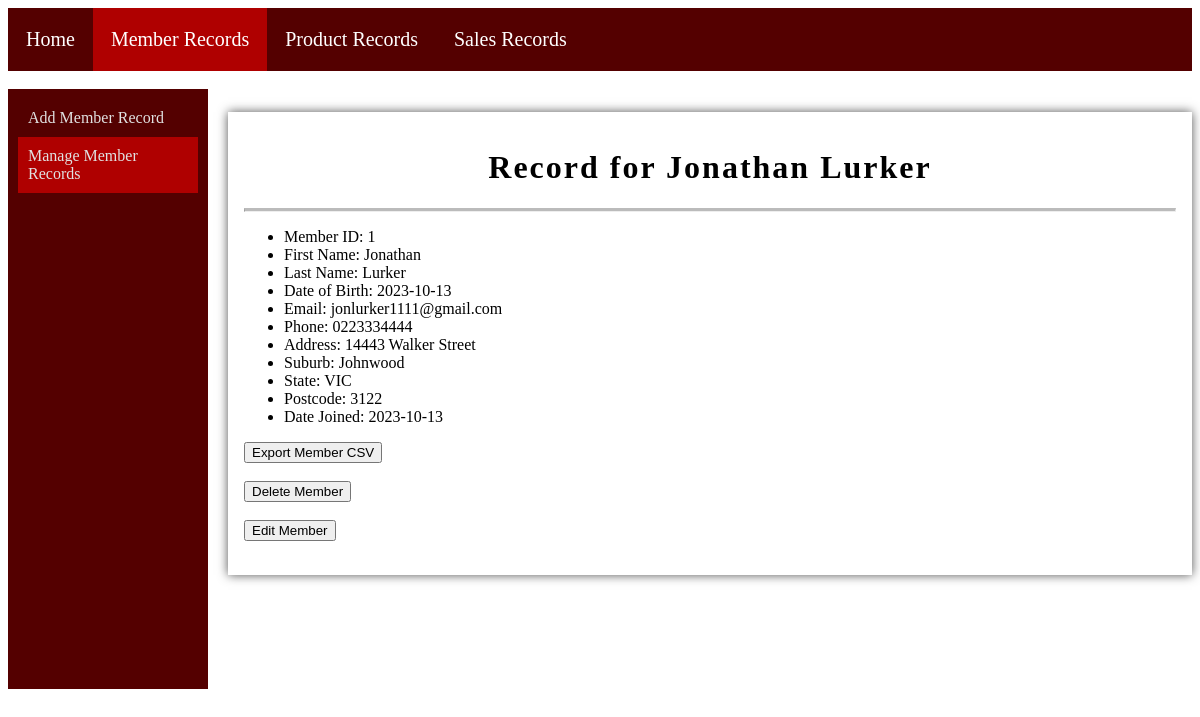
The app's page /displayMemberInfo.php?fname=Jonathan&lname=Lurker with its own data.
### tables this page shows
CREATE TABLE `member` (
  `MemberID` int(11) NOT NULL,
  `MemberFirstName` varchar(50) NOT NULL,
  `MemberLastName` varchar(50) NOT NULL,
  `MemberDateOfBirth` date DEFAULT NULL,
  `MemberEmail` varchar(40) NOT NULL,
  `MemberPhone` varchar(10) NOT NULL,
  `MemberAddress` varchar(100) NOT NULL,
  `MemberSuburb` varchar(30) NOT NULL,
  `MemberState` varchar(30) NOT NULL,
  `MemberPostcode` int(4) NOT NULL,
  `MemberJoinDate` date NOT NULL
);

### displayMemberInfo.php (the view, shortened to what this page needs)
<!DOCTYPE html>
<html lang="en">
<head>
    <link rel="stylesheet" href="./css/style.css">
</head>
<body>
    <nav class="navigationbar">
        <a href="Home.php">Home</a>
        <a class="onpage" href="member.php">Member Records</a>
        <a href="product.php">Product Records</a>
        <a href="sales.php">Sales Records</a>
    </nav>
    <br>
    <div class="sidebar">
        <nav class="vertical-nav">
            <a href="addMember.php">Add Member Record</a>
            <a class="onpage" href="searchMember.php">Manage Member Records</a>
        </nav>
    </div>
<div id="container">
    <?php
    $fname = $_GET['fname'];
    $lname = $_GET['lname'];
    ?>
    <?php
    $conn = mysqli_connect('localhost', 'root', '', 'gotogro-mrm');
    $SQL = "SELECT * FROM member WHERE MemberFirstName LIKE '%$fname%' AND MemberLastName LIKE '%$lname%'";
    $run = mysqli_query($conn, $SQL) or die(mysqli_error($conn));
    $result = mysqli_num_rows($run);
    if ($result > 0) {
        $row = mysqli_fetch_assoc($run);
        echo "
        <h1 class='center'>Record for " . $row['MemberFirstName'] . " " . $row['MemberLastName'] . "</h1>
        <hr class='divider'>
        <ul>
            <li>Member ID: " . $row['MemberID'] . "</li>
            <li>First Name: " . $row['MemberFirstName'] . "</li>
            <li>Last Name: " . $row['MemberLastName'] . "</li>
            <li>Date of Birth: " . $row['MemberDateOfBirth'] . "</li>
            <li>Email: " . $row['MemberEmail'] . "</li>
            <li>Phone: " . $row['MemberPhone'] . "</li>
            <li>Address: " . $row['MemberAddress'] . "</li>
            <li>Suburb: " . $row['MemberSuburb'] . "</li>
            <li>State: " . $row['MemberState'] . "</li>
            <li>Postcode: " . $row['MemberPostcode'] . "</li>
            <li>Date Joined: " . $row['MemberJoinDate'] . "</li>
        </ul>
        ";
        echo "<button id='exportMemberCSV'>Export Member CSV</button><br><br>";
        echo "<a href='confirmMemberDelete.php?fname=" . $row['MemberFirstName'] . "&lname=" . $row['MemberLastName'] . "&member_id=" . $row['MemberID'] . "'><button>Delete Member</button></a><br><br>";
        echo "<a href='editMember.php?fname=" . $row['MemberFirstName'] . "&lname=" . $row['MemberLastName'] . "&member_id=" . $row['MemberID'] . "'><button>Edit Member</button></a><br><br>";
    }
    ?>
</div>
</body>
</html>

### css/style.css (style rules this page uses)
h1 { font-family: Garamond; letter-spacing: 2px; }
.onpage { background-color: #af0000; }
.center { text-align: center; }
hr.divider { border-top: 3px solid #bbb; }
#container { margin-left: 220px; margin-top: 23px; padding: 16px; background-color: rgb(255, 255, 255); box-shadow: 0 0 10px #525252; }
.navigationbar { background-color: rgb(84, 0, 0); overflow: auto; }
.navigationbar a { float: left; color: #ffffff; overflow: hidden; padding: 20px 18px; text-align: center; font-size: 20px; text-decoration: none; font-family: Georgia; }
.sidebar { width: 200px; height: 600px; background-color: rgb(84, 0, 0); float: left; }
.vertical-nav { padding: 10px; font-family: Georgia, serif; }
.vertical-nav a { display: block; padding: 10px; text-decoration: none; color: rgb(225, 225, 225); }
li { float: center; }

### records on screen
member: MemberFirstName "Jonathan", MemberLastName "Lurker", MemberID "1", MemberDateOfBirth "2023-10-13", MemberEmail "jonlurker1111@gmail.com", MemberPhone "0223334444", MemberAddress "14443 Walker Street", MemberSuburb "Johnwood", MemberState "VIC", MemberPostcode "3122", MemberJoinDate "2023-10-13"
